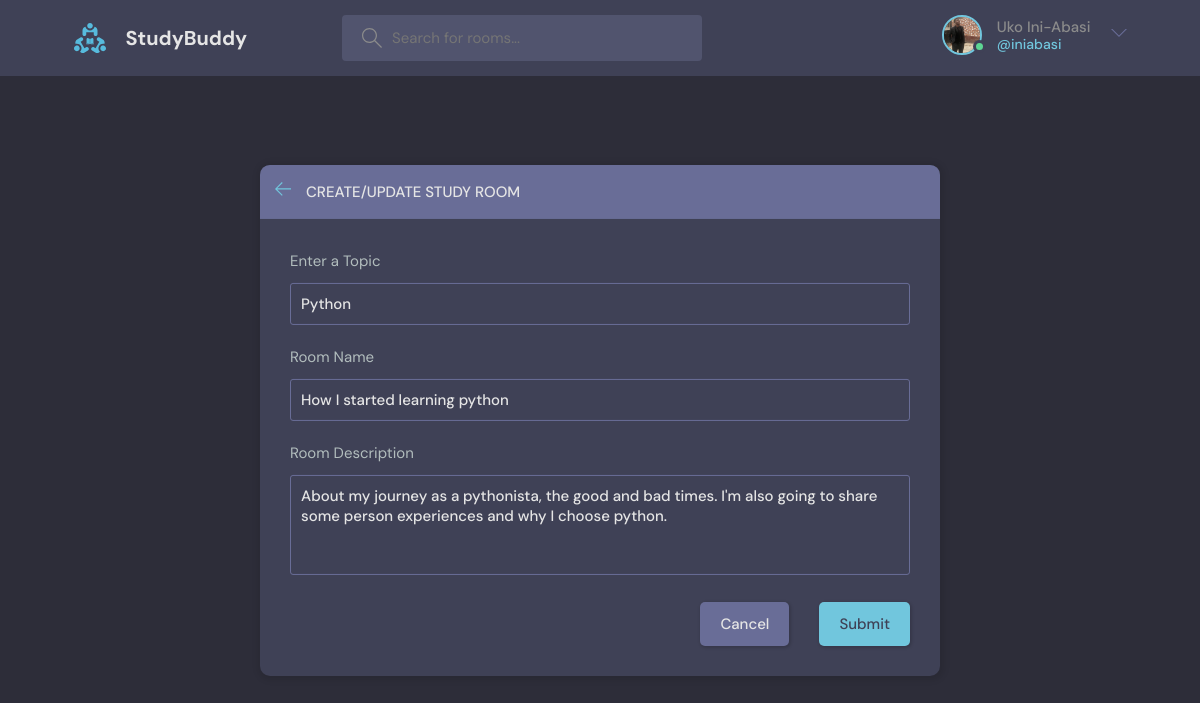
Page /update-room/1 (signed in) on the committed database.
### base/models.py (models this page shows, shortened)
class User(AbstractUser):
    name = models.CharField(max_length=200, null=True)
    email = models.EmailField(unique=True, null=True)
    bio = models.TextField(null=True)
    avatar = models.ImageField(null=True, default="avatar.svg")
    USERNAME_FIELD = "email"
    REQUIRED_FIELDS = []

class Room(models.Model):
    host = models.ForeignKey(User, on_delete=models.SET_NULL, null=True)
    topic = models.ForeignKey(Topic, on_delete=models.SET_NULL, null=True)
    name = models.CharField(max_length=200)
    description = models.TextField(
        null=True, blank=True
    )  # null and blank is true here, means you can leave if blank and enter data another time.
    participants = models.ManyToManyField(User, related_name="participants", blank=True)
    updated = models.DateTimeField(
        auto_now=True
    )  # auto_now = Everytime the room info is update, record the date & time the change occured.
    created = models.DateTimeField(
        auto_now_add=True
    )  # auto_now_add = Record the date & time the room was created. This happens omly once
    class Meta:
        ordering = [
            "-updated",
            "-created",
        ]  # This determines how the data is dipslayed from the db like in SQL

class Topic(models.Model):
    name = models.CharField(max_length=200)
    def __str__(self):
        return self.name

### base/views.py (the view, shortened to what this page needs)
# urls.py: path("update-room/<str:pk>", views.update_room, name="update-room"),
@login_required(login_url="login")
def update_room(request, pk):
    room = Room.objects.get(id=pk)
    topics = Topic.objects.all()
    if request.user != room.host:
        return HttpResponse("Your are not allowed here!!")
    form = RoomForm(
        instance=room
    )  # the instance means to specify the data to load to the form.
    context = {"form": form, "topics": topics, "room": room}
    return render(request, "base/room_form.html", context)

### base/forms.py
class RoomForm(ModelForm):
    class Meta:
        model = Room
        fields = "__all__"
        exclude = [
            "host",
            "participants",
        ]  # when you want to save some table items automatically and not on the form.

### base/templates/base/room_form.html (shortened to what this page needs)
{% extends 'main.html' %}
{% block content %}
<main class="create-room layout">
  <div class="container">
    <div class="layout__box">
      <div class="layout__boxHeader">
        <div class="layout__boxTitle">
          <a href="{% url 'home' %}">
            <svg version="1.1" xmlns="http://www.w3.org/2000/svg" width="32" height="32" viewBox="0 0 32 32">
              <title>arrow-left</title>
              <path
                d="M13.723 2.286l-13.723 13.714 13.719 13.714 1.616-1.611-10.96-10.96h27.625v-2.286h-27.625l10.965-10.965-1.616-1.607z">
              </path>
            </svg>
          </a>
          <h3>Create/Update Study Room</h3>
        </div>
      </div>
      <div class="layout__body">
        <form class="form" action="" method="POST">
          <div class="form__group">
            <label for="room_topic">Enter a Topic</label>
            <input required type="text" value="{{room.topic.name}}" name="topic" list="topic-list">
          </div>
          <div class="form__group">
            <label for="room_name">Room Name</label>
            {{form.name}}
          </div>
          <div class="form__group">
            <label for="room_description">Room Description</label>
            {{form.description}}
          </div>
          <div class="form__action">
            <a class="btn btn--dark" href="{% url 'home' %}">Cancel</a>
            <button class="btn btn--main" type="submit">Submit</button>
          </div>
        </form>
      </div>
    </div>
  </div>
</main>
{% endblock %}

### templates/navbar.html (shortened to what this page needs)
{% load static %}
<header class="header header--loggedIn">
    <div class="container">
        <a href="{% url 'home' %}" class="header__logo">
            <img src="{% static 'images/logo.svg' %}" />
            <h1>StudyBuddy</h1>
        </a>
        <form class="header__search" method="GET" action="{% url 'home' %}">
            <label>
                <input name="q" placeholder="Search for rooms..." />
            </label>
        </form>
        <nav class="header__menu">
            {% if request.user.is_authenticated %}
            <div class="header__user">
                <a href="{% url 'user-profile' request.user.id %}">
                    <div class="avatar avatar--medium active">
                        <img src="{{request.user.avatar.url}}" />
                    </div>
                    <p>{{request.user.name}} <span>@{{request.user.username}}</span></p>
                </a>
                <button class="dropdown-button">
                    <svg version="1.1" xmlns="http://www.w3.org/2000/svg" width="32" height="32" viewBox="0 0 32 32">
                        <title>chevron-down</title>
                        <path d="M16 21l-13-13h-3l16 16 16-16h-3l-13 13z"></path>
                    </svg>
                </button>
            </div>
            {% else %}
            <a href="{% url 'login' %}">
                <img src="{% static 'images/avatar.svg' %}" />
                <p>Login</p>
            </a>
            {% endif %}
        </nav>
    </div>
</header>

### rows in the picture
User: user.avatar (picture), user.name "Uko Ini-Abasi", user.username "iniabasi"
Room: topic "Python", name "How I started learning python", description "About my journey as a pythonista, the good and bad times. I'm also going to share some person experiences and why I choose python."
